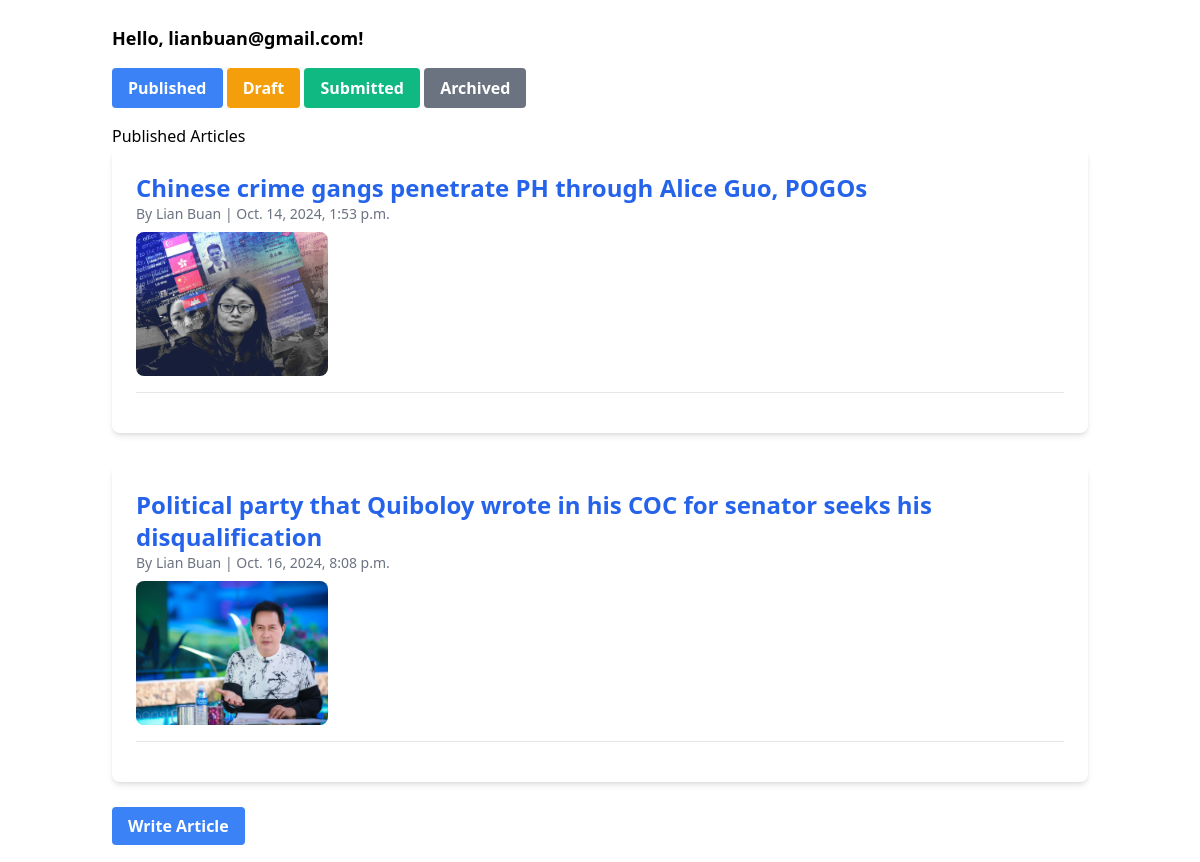
The app's page /writer_dashboard/ (signed in) with its own data.
### user_authentication/models.py (models this page shows, shortened)
class UserProfile(models.Model):
    user_credentials = models.OneToOneField(User,on_delete=models.CASCADE)
    first_name = models.CharField(max_length=30)
    last_name = models.CharField(max_length=30)
    email = models.EmailField(unique=True)
    is_writer = models.BooleanField(default=False)
    is_editor = models.BooleanField(default=False)
    is_reader = models.BooleanField(default=True)

### article/models.py (models this page shows)
class Article(models.Model):
    STATUS_CHOICES = [
    ('draft', 'Draft'),  # When the writer first creates the article
    ('submitted', 'Submitted for Review'),  # When the writer submits for editor review
    ('in_review', 'In Review'),  # When the editor is reviewing the article
    ('rejected', 'Rejected'),  # When the editor rejects the article
    ('revision', 'Under Revision'),  # When the article is being revised by the writer after rejection
    ('archived', 'Archived'),  # When the article is permanently archived
    ('published', 'Published')  # When the article is approved and published by the editor
    ]
    headline = models.CharField(max_length=255)
    content = models.TextField()
    date_created = models.DateTimeField(auto_now_add=True)
    status = models.CharField(max_length=100, choices=STATUS_CHOICES, default='draft')  # This is the correct status field
    date_published = models.DateTimeField(auto_now=True)
    writer = models.ForeignKey(UserProfile, on_delete=models.RESTRICT, related_name="writer")
    editor = models.ForeignKey(UserProfile, on_delete=models.DO_NOTHING, related_name="editor")
    photo = models.ForeignKey(Photo, on_delete=models.RESTRICT)
    tag = models.ForeignKey(Tag, on_delete=models.RESTRICT)
    category = models.ForeignKey('Category', on_delete=models.RESTRICT, default=1)

class Photo(models.Model):
    photo = models.ImageField(upload_to='article_photos/')
    caption = models.CharField(max_length=200)
    date_taken = models.DateField()

### content_management/views.py (the view)
# urls.py: path('writer_dashboard/',writer_dashboard_view,name='writer_dashboard'),
def writer_dashboard_view(request):
    user = UserProfile.objects.get(user_credentials=request.user)
    articles = Article.objects.filter(writer = user)
    published = articles.filter(status='published')
    drafts = articles.filter(status='draft')
    submitted = articles.filter(status='submitted')
    archived = articles.filter(status='archived')
    context = {
        'user':user,
        'articles':articles,
        'published':published,
        'drafts':drafts,
        'submitted':submitted,
        'archived':archived
    }
    return render(request,'writer_dashboard.html',context)

### content_management/templates/writer_dashboard.html (shortened to what this page needs)
{% extends 'base.html' %}
{% block content %}
<div class="container mx-auto p-6">
    <div class="text-lg font-bold mb-4">Hello, {{ user.user_credentials.username }}!</div>
    <div class="mb-4">
        <button onclick="showSection('published-section')" class="bg-blue-500 hover:bg-blue-700 text-white font-bold py-2 px-4 rounded">Published</button>
        <button onclick="showSection('draft-section')" class="bg-yellow-500 hover:bg-yellow-700 text-white font-bold py-2 px-4 rounded">Draft</button>
        <button onclick="showSection('submitted-section')" class="bg-green-500 hover:bg-green-700 text-white font-bold py-2 px-4 rounded">Submitted</button>
        <button onclick="showSection('archived-section')" class="bg-gray-500 hover:bg-gray-700 text-white font-bold py-2 px-4 rounded">Archived</button>
    </div>
    <div id="published-section" class="article-section">
        <h2>Published Articles</h2>
        {% for article in published %}
        <div class="mb-8 p-6 bg-white rounded-lg shadow-md">
            <h2 class="text-2xl font-semibold text-blue-600 hover:text-blue-800">
                <a href="{% url 'full_article_view' article.id %}">{{ article.headline }}</a>
            </h2>
            <p class="text-gray-500 text-sm mb-2">
                By {{ article.writer.first_name }} {{ article.writer.last_name }}
                | {{ article.date_published }}
            </p>
            {% if article.photo_id %}
                <div class="w-48 h-36 overflow-hidden rounded-lg">
                    <img
                        src="{{ MEDIA_URL }}{{ article.photo.photo.url }}"
                        alt="Photo for {{ article.headline }}"
                        class="w-full h-full object-cover"
                    >
                </div>
            {% endif %}
            <hr class="border-t border-gray-200 my-4">
        </div>
        {% empty %}
        <p class="text-gray-500">No published articles found.</p>
        {% endfor %}
    </div>
    <a href="{% url 'create_article' %}" class="bg-blue-500 hover:bg-blue-700 text-white font-bold py-2 px-4 rounded">Write Article</a>
</div>
{% endblock %}

### records on screen
UserProfile: user_credentials.username "lianbuan@gmail.com"
Article: headline "Chinese crime gangs penetrate PH through Alice Guo, POGOs", writer.first_name "Lian", writer.last_name "Buan", date_published "Oct. 14, 2024, 1:53 p.m.", photo.photo (picture)
Article: headline "Political party that Quiboloy wrote in his COC for senator seeks his disqualification", writer.first_name "Lian", writer.last_name "Buan", date_published "Oct. 16, 2024, 8:08 p.m.", photo.photo (picture)
